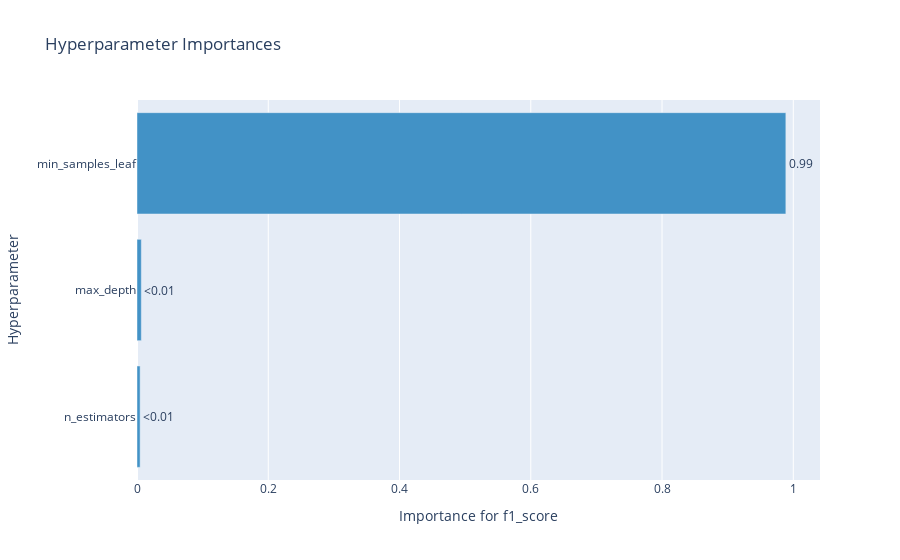

This figure's notebook cell:
### Markdown cell above
График важности гиперпараметров - помогает понять, какие гиперпараметры вносят больший вклад в минимизацию/максимизацию метрики.

### Code cell
optuna.visualization.plot_param_importances(study, target_name="f1_score")

### Figure 1 — Plotly figure (JSON) as saved in the notebook; plotly's stock layout.template omitted (floating-point values rounded to 4 significant figures)
{"data": [{"cliponaxis": false, "hovertemplate": ["n_estimators (IntDistribution): 0.004757157417606642<extra></extra>", "max_depth (IntDistribution): 0.006578306917375633<extra></extra>", "min_samples_leaf (IntDistribution): 0.9886645356650178<extra></extra>"], "marker": {"color": "rgb(66,146,198)"}, "orientation": "h", "text": ["<0.01", "<0.01", "0.99"], "textposition": "outside", "type": "bar", "x": [0.004757, 0.006578, 0.9887], "y": ["n_estimators", "max_depth", "min_samples_leaf"]}], "layout": {"showlegend": false, "title": {"text": "Hyperparameter Importances"}, "xaxis": {"title": {"text": "Importance for f1_score"}}, "yaxis": {"title": {"text": "Hyperparameter"}}}}
